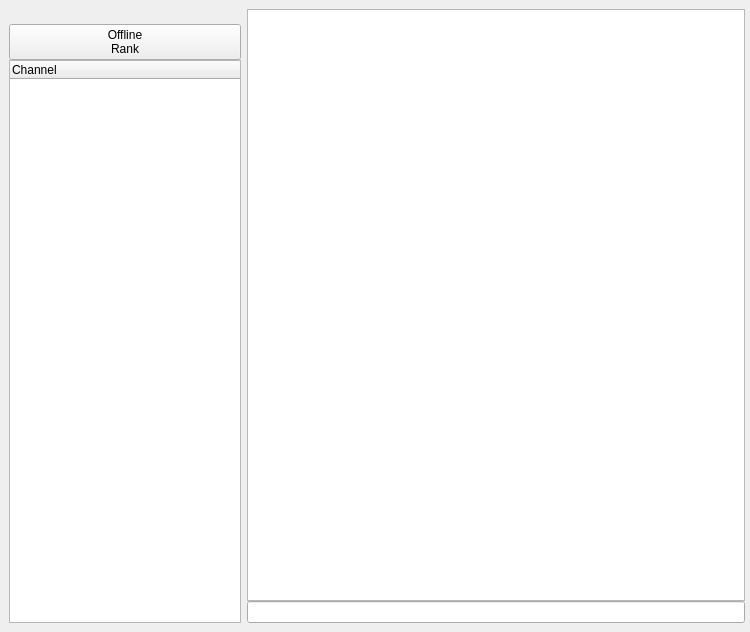
<?xml version="1.0" encoding="UTF-8"?>
<ui version="4.0">
 <class>MainWindow</class>
 <widget class="QMainWindow" name="MainWindow">
  <property name="geometry">
   <rect>
    <x>0</x>
    <y>0</y>
    <width>750</width>
    <height>632</height>
   </rect>
  </property>
  <property name="sizePolicy">
   <sizepolicy hsizetype="Fixed" vsizetype="Fixed">
    <horstretch>0</horstretch>
    <verstretch>0</verstretch>
   </sizepolicy>
  </property>
  <property name="minimumSize">
   <size>
    <width>750</width>
    <height>395</height>
   </size>
  </property>
  <property name="windowTitle">
   <string>Chatprogram</string>
  </property>
  <property name="windowIcon">
   <iconset>
    <normaloff>icons8-computer-chat-64.png</normaloff>icons8-computer-chat-64.png</iconset>
  </property>
  <widget class="QWidget" name="centralwidget">
   <property name="sizePolicy">
    <sizepolicy hsizetype="Fixed" vsizetype="Fixed">
     <horstretch>0</horstretch>
     <verstretch>0</verstretch>
    </sizepolicy>
   </property>
   <property name="minimumSize">
    <size>
     <width>712</width>
     <height>401</height>
    </size>
   </property>
   <layout class="QGridLayout" name="gridLayout">
    <item row="0" column="0">
     <layout class="QVBoxLayout" name="verticalLayout" stretch="0,0">
      <property name="spacing">
       <number>0</number>
      </property>
      <property name="sizeConstraint">
       <enum>QLayout::SetDefaultConstraint</enum>
      </property>
      <item>
       <layout class="QVBoxLayout" name="verticalLayout_5">
        <property name="spacing">
         <number>1</number>
        </property>
        <item>
         <widget class="QLabel" name="ProfilePicture">
          <property name="sizePolicy">
           <sizepolicy hsizetype="Fixed" vsizetype="Fixed">
            <horstretch>0</horstretch>
            <verstretch>0</verstretch>
           </sizepolicy>
          </property>
          <property name="text">
           <string/>
          </property>
          <property name="pixmap">
           <pixmap>default-user-profile_round.png</pixmap>
          </property>
          <property name="scaledContents">
           <bool>false</bool>
          </property>
          <property name="wordWrap">
           <bool>false</bool>
          </property>
          <property name="indent">
           <number>-5</number>
          </property>
         </widget>
        </item>
        <item>
         <widget class="QPushButton" name="statusButton">
          <property name="sizePolicy">
           <sizepolicy hsizetype="Fixed" vsizetype="Fixed">
            <horstretch>0</horstretch>
            <verstretch>0</verstretch>
           </sizepolicy>
          </property>
          <property name="minimumSize">
           <size>
            <width>232</width>
            <height>23</height>
           </size>
          </property>
          <property name="text">
           <string>Offline
Rank</string>
          </property>
          <property name="autoDefault">
           <bool>false</bool>
          </property>
         </widget>
        </item>
       </layout>
      </item>
      <item>
       <widget class="QTreeWidget" name="channelTree">
        <property name="enabled">
         <bool>true</bool>
        </property>
        <property name="sizePolicy">
         <sizepolicy hsizetype="Preferred" vsizetype="Preferred">
          <horstretch>0</horstretch>
          <verstretch>0</verstretch>
         </sizepolicy>
        </property>
        <property name="minimumSize">
         <size>
          <width>232</width>
          <height>366</height>
         </size>
        </property>
        <property name="columnCount">
         <number>1</number>
        </property>
        <attribute name="headerVisible">
         <bool>true</bool>
        </attribute>
        <column>
         <property name="text">
          <string>Channel</string>
         </property>
        </column>
       </widget>
      </item>
     </layout>
    </item>
    <item row="0" column="1">
     <layout class="QVBoxLayout" name="verticalLayout_2">
      <property name="spacing">
       <number>0</number>
      </property>
      <item>
       <widget class="QTextEdit" name="output">
        <property name="sizePolicy">
         <sizepolicy hsizetype="Expanding" vsizetype="MinimumExpanding">
          <horstretch>0</horstretch>
          <verstretch>0</verstretch>
         </sizepolicy>
        </property>
        <property name="minimumSize">
         <size>
          <width>498</width>
          <height>369</height>
         </size>
        </property>
        <property name="tabChangesFocus">
         <bool>false</bool>
        </property>
        <property name="readOnly">
         <bool>true</bool>
        </property>
       </widget>
      </item>
      <item>
       <widget class="QLineEdit" name="input">
        <property name="sizePolicy">
         <sizepolicy hsizetype="Expanding" vsizetype="Fixed">
          <horstretch>0</horstretch>
          <verstretch>0</verstretch>
         </sizepolicy>
        </property>
        <property name="minimumSize">
         <size>
          <width>498</width>
          <height>20</height>
         </size>
        </property>
        <property name="clearButtonEnabled">
         <bool>false</bool>
        </property>
       </widget>
      </item>
     </layout>
    </item>
   </layout>
  </widget>
 </widget>
 <resources/>
 <connections/>
</ui>
